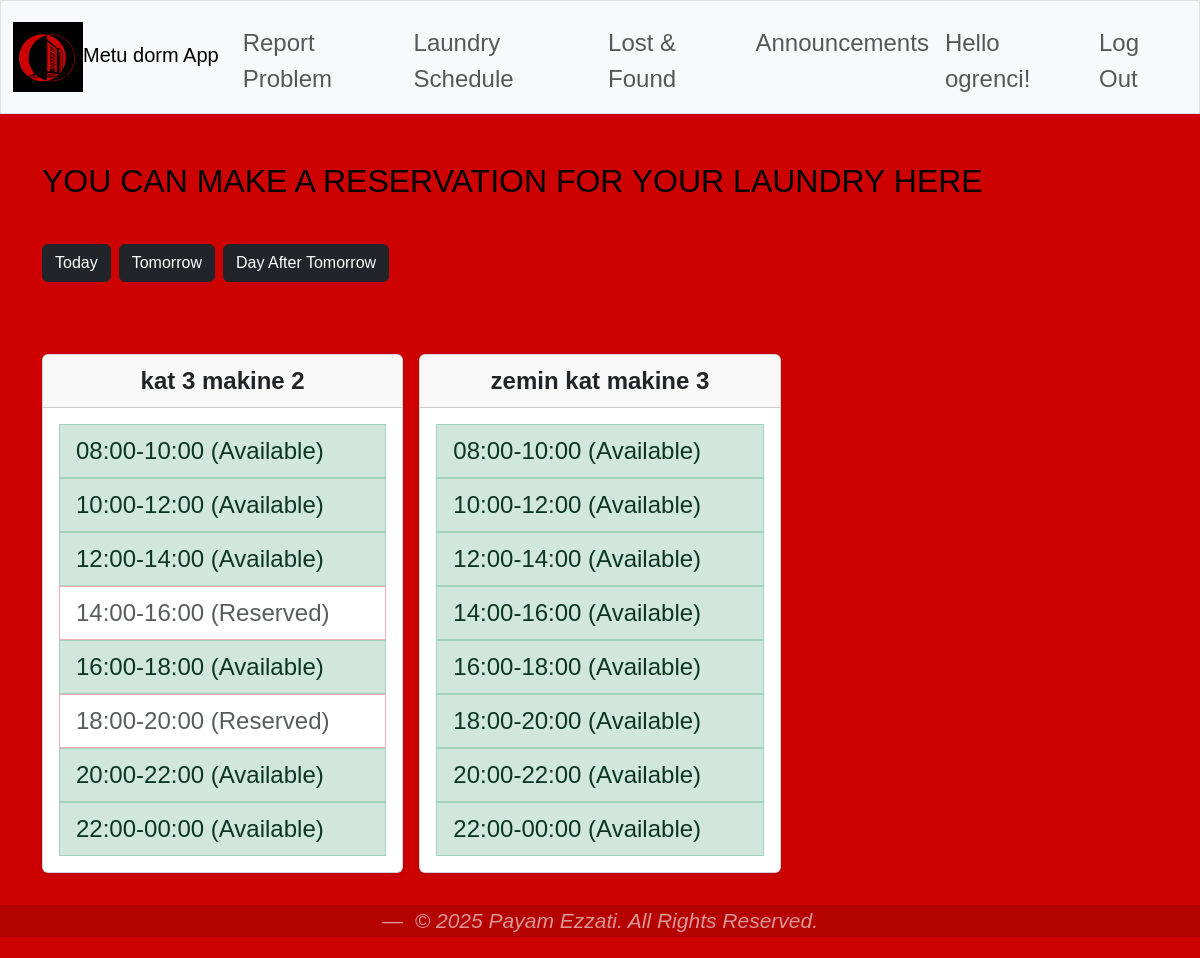
Screenshot of /laundry (signed in) with the database file from the repository.
### tables this page shows
CREATE TABLE laundry_machines (
    id INTEGER PRIMARY KEY AUTOINCREMENT,
    dorm text,
    machine_name TEXT,
    status TEXT DEFAULT 'working'
    );

### app.py (the view)
@app.route("/laundry", defaults={"day": "today"}, methods=["GET", "POST"])
@app.route("/laundry/<day>", methods=["GET", "POST"])
@login_required
def laundry(day):
    if request.method == "POST":
        db = get_db()
        if day == "today":
             selected_date = date.today()
        elif day == "tomorrow":
           selected_date = date.today() + timedelta(days=1)
        elif day == "after_tomorrow":
              selected_date = date.today() + timedelta(days=2)
        machine_id = request.form.get("machine_id")
        time_id = request.form.get("time_id")
        other_reservations = db.execute("SELECT * from laundry_requests WHERE user_id = (?) and date BETWEEN (?) and (?)",
                                        (session['user_id'],date.today(),date.today() + timedelta(days=2))
                    ).fetchall()
        if len(other_reservations) > 3:
            return apology("you can only reserve 3 times in 3 days :(")
        try:
            dorm_row = db.execute(
            "SELECT id FROM dormitories WHERE name = ?",(session['dorm'],)).fetchone()
            dorm_id = dorm_row["id"]
            db.execute("INSERT INTO laundry_requests (dorm_id,user_id,machine_id,time_interval_id,date) VALUES (?,?,?,?,?)",(dorm_id,session['user_id'],machine_id,time_id,selected_date)
            )
            db.commit()
        except sqlite3.IntegrityError:
            return apology("it is alreaday reserved :(")
        return redirect("/laundry")
    else:
        if day == "today":
             selected_date = date.today()
        elif day == "tomorrow":
           selected_date = date.today() + timedelta(days=1)
        elif day == "after_tomorrow":
              selected_date = date.today() + timedelta(days=2)
        db = get_db()
        laundry_machines = db.execute(
            "SELECT * FROM laundry_machines WHERE dorm = (?) and status ='working'",(session['dorm'],)
        ).fetchall()
        dorm_row = db.execute(
         "SELECT id FROM dormitories WHERE name = ?",(session['dorm'],)).fetchone()
        dorm_id = dorm_row["id"]
        requests = db.execute(
            "SELECT * FROM laundry_requests WHERE dorm_id = ? AND date = ?",(dorm_id,selected_date)
        ).fetchall()
        availability_dict = {} #gonna send this to web and create table based on this
        for machine in laundry_machines:
             availability_dict[machine["id"]] = {}
             for time in laundry_time_intervals:
                starting_time = int(laundry_time_intervals[time][0:2])
                now = datetime.now()
                current_hour = now.hour
                if day == "today" and current_hour >= starting_time:
                    availability_dict[machine["id"]][time] = 2 #passed :(
                else:
                    availability_dict[machine["id"]][time] = 1 #spot is free
        for r in requests:
            availability_dict[r["machine_id"]][r["time_interval_id"]] = 0 #available
        return render_template("laundry.html",intervals = laundry_time_intervals,machines=laundry_machines,availability=availability_dict,)

### app.py (called while the page is built)
def get_db():
    if "db" not in g:
        g.db = sqlite3.connect(DATABASE)
        g.db.row_factory = sqlite3.Row
    return g.db

### helpers.py (called while the page is built)
def login_required(f):
    @wraps(f)
    def decorated_function(*args, **kwargs):
        if session.get("user_id") is None:
            return redirect("/login")
        return f(*args, **kwargs)
    return decorated_function

### templates/laundry.html (shortened to what this page needs)
{% extends "layout.html" %}
{% block main %}
    {%if session['role'] == "Student"%}
    <h2 class = "h2">YOU CAN MAKE A RESERVATION FOR YOUR LAUNDRY HERE</h2>
    <br>
      <div class="d-flex gap-2">
        <a href="/laundry/today" class="btn btn-dark">Today</a>
        <a href="/laundry/tomorrow" class="btn btn-dark">Tomorrow</a>
        <a href="/laundry/after_tomorrow" class="btn btn-dark">Day After Tomorrow</a>
      </div>
    <br><br>
   <div class="row g-3">
  {% for m in machines %}
    <div class="col-12 col-md-6 col-lg-4 d-flex">
      <div class="card shadow-sm w-100">
        <div class="card-header text-center fw-bold">
          {{ m.machine_name }}
        </div>
        <div class="card-body">
          <div class="list-group">
            {% for t_id, t_label in intervals.items() %}
              {% set status = availability[m.id][t_id] %}
              {% if status == 1 %}
                 <form method="POST" onsubmit="return confirmBooking('{{ m.machine_name }}', '{{ selected_date }}', '{{ t_label }}')">
                      <button type="submit" class="list-group-item list-group-item-action list-group-item-success">
                        {{ t_label }} (Available)
                      </button>
                </form>
              {% elif status == 0 %}
                <button class="list-group-item list-group-item-action list-group-item-danger" disabled>
                  {{ t_label }} (Reserved)
                </button>
              {% else %}
                <button class="list-group-item list-group-item-action list-group-item-secondary" disabled>
                  {{ t_label }} (Past)
                </button>
              {% endif %}
            {% endfor %}
          </div>
        </div>
      </div>
    </div>
  {% endfor %}
</div>
    {%endif%}
{% endblock %}

### templates/layout.html (shortened to what this page needs)
<!DOCTYPE html>
<html lang="en">
<head>
    <link href="https://cdn.jsdelivr.net/npm/bootstrap@5.3.3/dist/css/bootstrap.min.css" rel="stylesheet">
    <link href="/static/styles.css" rel="stylesheet">
</head>
<body>
    <nav class="navbar navbar-expand-md navbar-light bg-light border">
        <div class="container-fluid">
            <a class="navbar-brand" href="/"><img src="/static/logo.png" alt="Bootstrap" width="70">Metu dorm App</a>
            <div class="collapse navbar-collapse" id="navbar">
                {% if session.get("user_id") %}
                <ul class="navbar-nav me-auto mt-2">
                    <li class="nav-item"><a class="nav-link" href="/report_problem">Report Problem</a></li>
                    <li class="nav-item"><a class="nav-link" href="/laundry">Laundry Schedule</a></li>
                    <li class="nav-item"><a class="nav-link" href="/lost_and_found">Lost & Found</a></li>
                    <li class="nav-item"><a class="nav-link" href="/announcements">Announcements</a></li>
                </ul>
                <ul class="navbar-nav ms-auto mt-2">
                    <li class="nav-item"><span class="nav-link">Hello {{ session.get("name") }}!</span></li>
                    <li class="nav-item"><a class="nav-link" href="/logout">Log Out</a></li>
                </ul>
                {% else %}
                <ul class="navbar-nav ms-auto mt-2">
                            <li class="nav-item"><a class="nav-link" href="/register">Register</a></li>
                            <li class="nav-item"><a class="nav-link" href="/login">Log In</a></li>
                        </ul>
                {% endif %}
            </div>
        </div>
    </nav>
    <main class="container py-5">
        {% block main %}{% endblock %}
    </main>
</body>
<footer>
  <section class="footer-bottom">
    <div class="container text-center">
      <figcaption class="blockquote-footer">
        <cite title="Source Title">&copy; 2025 Payam Ezzati. All Rights Reserved.</cite>
      </figcaption>
    </div>
  </section>
</footer>
</html>

### static/styles.css (style rules this page uses)
* { box-sizing: border-box; }
body { padding-bottom: 5px; background-color: #cc0100; font-family: Arial, sans-serif; color: #000000; font-size: 1.5rem; font-weight: 400; line-height: 1.5; margin: 0; }
footer { margin-top: auto; color: rgba(248, 249, 250, 0.6); }
.footer-bottom { background-color: #0000001d; }
.footer-bottom .blockquote-footer { color: #f8f9fa9b; }
a { color: rgb(0, 0, 0); background-color: transparent; text-decoration: none; }

### rows the page displays
laundry_machines: machine_name "kat 3 makine 2", intervals "08:00-10:00" "10:00-12:00" "12:00-14:00" "16:00-18:00" "20:00-22:00" "22:00-00:00", intervals "14:00-16:00" "18:00-20:00"
laundry_machines: machine_name "zemin kat makine 3", intervals "08:00-10:00" "10:00-12:00" "12:00-14:00" "14:00-16:00" "16:00-18:00" "18:00-20:00" "20:00-22:00" "22:00-00:00"

### other values shown
{{ session.get("name") }} "ogrenci"
